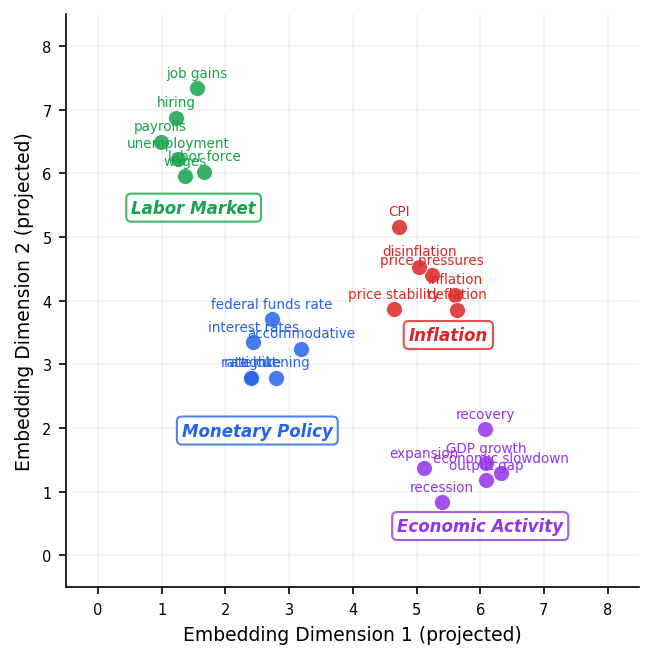

Write the Python code that produced this figure.
"""
Figure 005: Embedding Space Visualization
Shows how semantically similar economic terms cluster in embedding space.
2D projection using simulated embeddings for illustration.
"""
import matplotlib.pyplot as plt
import numpy as np

np.random.seed(42)

# Simulated 2D embedding clusters for economic terms
clusters = {
    "Monetary Policy": {
        "terms": ["federal funds rate", "interest rates", "tightening",
                  "accommodative", "rate hike", "rate cut"],
        "center": (2.5, 3.0),
        "color": "#2563eb"
    },
    "Inflation": {
        "terms": ["inflation", "price stability", "CPI",
                  "price pressures", "disinflation", "deflation"],
        "center": (5.5, 4.5),
        "color": "#dc2626"
    },
    "Labor Market": {
        "terms": ["unemployment", "job gains", "payrolls",
                  "labor force", "hiring", "wages"],
        "center": (1.5, 6.5),
        "color": "#16a34a"
    },
    "Economic Activity": {
        "terms": ["GDP growth", "expansion", "recession",
                  "output gap", "economic slowdown", "recovery"],
        "center": (6.0, 1.5),
        "color": "#9333ea"
    }
}

fig, ax = plt.subplots(figsize=(6, 4.5), dpi=150)

for cluster_name, info in clusters.items():
    cx, cy = info["center"]
    n = len(info["terms"])
    xs = cx + np.random.randn(n) * 0.45
    ys = cy + np.random.randn(n) * 0.45

    ax.scatter(xs, ys, c=info["color"], s=60, alpha=0.85, zorder=3,
               edgecolors='white', linewidths=0.5)

    for i, term in enumerate(info["terms"]):
        ax.annotate(term, (xs[i], ys[i]), fontsize=6.5,
                    ha='center', va='bottom', color=info["color"],
                    fontweight='medium',
                    xytext=(0, 4), textcoords='offset points')

    ax.annotate(cluster_name, (cx, cy - 0.9), fontsize=8,
                ha='center', va='top', color=info["color"],
                fontweight='bold', fontstyle='italic',
                bbox=dict(boxstyle='round,pad=0.3', facecolor='white',
                          edgecolor=info["color"], alpha=0.8))

ax.set_xlabel("Embedding Dimension 1 (projected)", fontsize=9)
ax.set_ylabel("Embedding Dimension 2 (projected)", fontsize=9)
ax.set_xlim(-0.5, 8.5)
ax.set_ylim(-0.5, 8.5)
ax.set_aspect('equal')
ax.grid(True, alpha=0.15)
ax.tick_params(labelsize=7)

# Remove top/right spines
ax.spines['top'].set_visible(False)
ax.spines['right'].set_visible(False)

plt.tight_layout()
plt.savefig("figures/figure_005_embedding_space.png",
            dpi=150, bbox_inches='tight', facecolor='white')
plt.close()
print("OK: figure_005_embedding_space.png")
